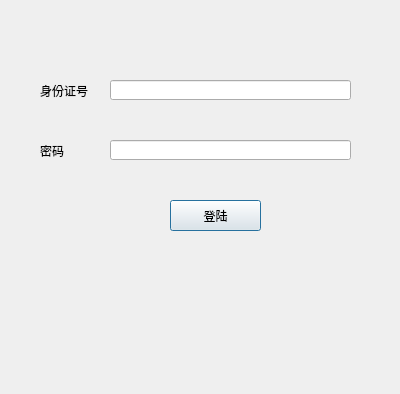
<?xml version="1.0" encoding="UTF-8"?>
<ui version="4.0">
 <class>login</class>
 <widget class="QDialog" name="login">
  <property name="geometry">
   <rect>
    <x>0</x>
    <y>0</y>
    <width>400</width>
    <height>394</height>
   </rect>
  </property>
  <property name="windowTitle">
   <string>Dialog</string>
  </property>
  <widget class="QLabel" name="idcard9">
   <property name="geometry">
    <rect>
     <x>40</x>
     <y>80</y>
     <width>51</width>
     <height>21</height>
    </rect>
   </property>
   <property name="text">
    <string>身份证号</string>
   </property>
  </widget>
  <widget class="QLabel" name="label">
   <property name="geometry">
    <rect>
     <x>40</x>
     <y>140</y>
     <width>51</width>
     <height>21</height>
    </rect>
   </property>
   <property name="text">
    <string>密码</string>
   </property>
  </widget>
  <widget class="QLineEdit" name="idcard">
   <property name="geometry">
    <rect>
     <x>110</x>
     <y>80</y>
     <width>241</width>
     <height>20</height>
    </rect>
   </property>
  </widget>
  <widget class="QLineEdit" name="password">
   <property name="geometry">
    <rect>
     <x>110</x>
     <y>140</y>
     <width>241</width>
     <height>20</height>
    </rect>
   </property>
   <property name="echoMode">
    <enum>QLineEdit::EchoMode::Password</enum>
   </property>
  </widget>
  <widget class="QPushButton" name="loginbtn">
   <property name="geometry">
    <rect>
     <x>170</x>
     <y>200</y>
     <width>91</width>
     <height>31</height>
    </rect>
   </property>
   <property name="text">
    <string>登陆</string>
   </property>
  </widget>
 </widget>
 <resources/>
 <connections/>
</ui>
